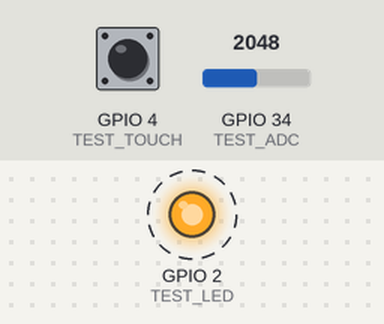
A sketch run on a simulated ESP32. Parts: output pins drawn as LEDs (lit = HIGH). Dashed ring = blinking. The test bench sets the inputs (shaded band); at power-on: GPIO 4 (TEST_TOUCH) HIGH, GPIO 34 (TEST_ADC) = 2048. What the sketch prints to the serial monitor is not drawn.

Above: at 2.2 s.
Timing chart, 0 to 6.6 s (numbered marks = the images above):
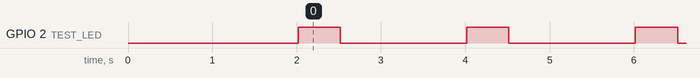

The sketch:

ESP32-Universal-Test_Firmware.ino
```cpp
// This file is .ino file of ESP32-Universal-Test_Firmware.ino.bin firmware file.
// That firmware (.bin) file will run on most ESP32 as tests for it's LED, ADC, and Touch sensor.
#include <Arduino.h>
// Define test GPIOs
#define TEST_LED 2       // Most ESP32 boards have a built-in LED on GPIO 2
#define TEST_ADC 34      // GPIO 34 is an ADC pin
#define TEST_TOUCH 4     // GPIO 4 is a touch sensor input

void setup() {
    Serial.begin(115200);
    Serial.println("\n🔧 ESP32 Simple Test Firmware 🔧");

    // 1️⃣ Blink LED Setup
    pinMode(TEST_LED, OUTPUT);
    Serial.println("✅ LED Test: Blinking GPIO 2...");

    // 2️⃣ ADC Test
    pinMode(TEST_ADC, INPUT);
    Serial.println("✅ ADC Test: Reading from GPIO 34...");

    // 3️⃣ Touch Sensor Test
    Serial.println("✅ Touch Sensor Test: Touch GPIO 4 to test...");

    // 4️⃣ Display Chip Info
    Serial.println("\n🔍 ESP32 Chip Information:");
    Serial.printf("Chip Model: %s\n", ESP.getChipModel());
    Serial.printf("Chip Cores: %d\n", ESP.getChipCores());
    Serial.printf("Revision: %d\n", ESP.getChipRevision());
    Serial.printf("Flash Size: %d bytes\n", ESP.getFlashChipSize());

    delay(2000);
}

void loop() {
    // 1️⃣ Blink LED Test
    digitalWrite(TEST_LED, HIGH);
    delay(500);
    digitalWrite(TEST_LED, LOW);
    delay(500);

    // 2️⃣ ADC Read Test
    int adcValue = analogRead(TEST_ADC);
    Serial.print("📊 ADC (GPIO 34) Value: ");
    Serial.println(adcValue);

    // 3️⃣ Touch Sensor Test
    int touchValue = touchRead(TEST_TOUCH);
    Serial.print("✋ Touch Sensor (GPIO 4) Value: ");
    Serial.println(touchValue);

    delay(1000);
}
```

Measured:
- by itself, GPIO 2 (TEST_LED): alternates HIGH for 0.50 s and LOW for 1.5 s
